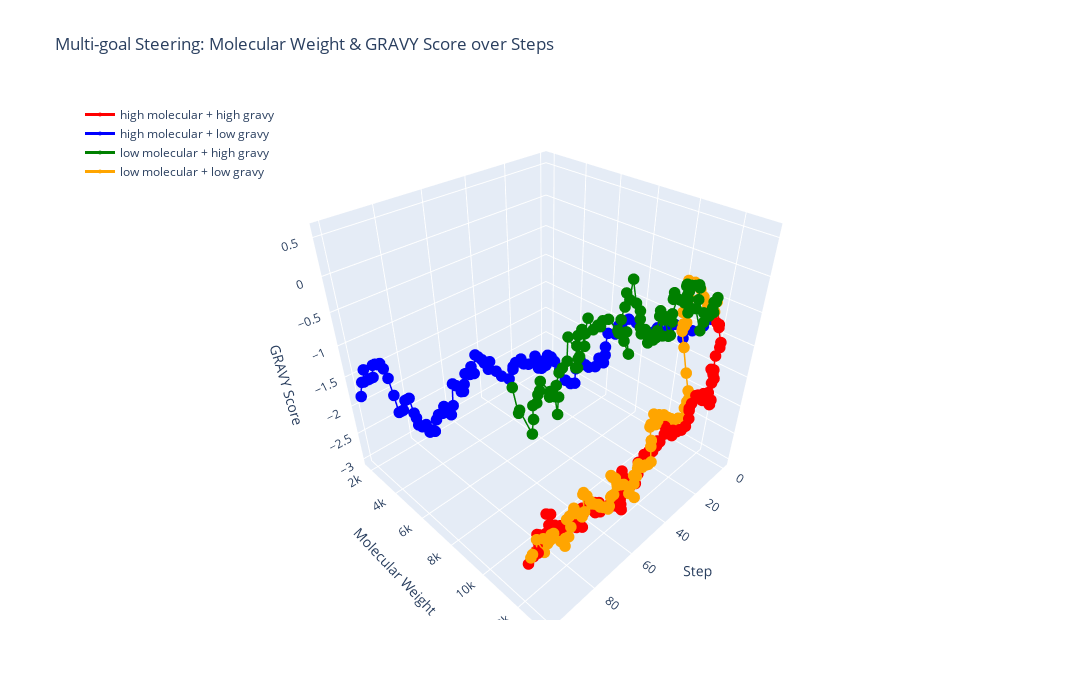

Here is the notebook cell this chart was saved with:
### Code cell
import pandas as pd
import plotly.graph_objects as go

# Load CSV
df = pd.read_csv("multi_goal_steering.csv")

# Create a Plotly 3D scatter plot with lines
fig = go.Figure()

# Define a color map for the labels
color_map = {
    label: color for label, color in zip(
        df["label"].unique(), ["red", "blue", "green", "orange"]
    )
}

# Add one trace per label
for label in df["label"].unique():
    subset = df[df["label"] == label].sort_values(by="step")
    fig.add_trace(
        go.Scatter3d(
            x=subset["step"],
            y=subset["molecular_weight"],
            z=subset["positive_gravy"],
            mode='lines+markers',
            marker=dict(size=4),
            line=dict(width=3, color=color_map[label]),
            name=label
        )
    )

# Set layout
fig.update_layout(
    width=1200,
    height=700,
    scene=dict(
        xaxis_title='Step',
        yaxis_title='Molecular Weight',
        zaxis_title='GRAVY Score',
    ),
    title="Multi-goal Steering: Molecular Weight & GRAVY Score over Steps",
    legend=dict(x=0, y=1)
)

# Show the interactive plot
fig.show()
